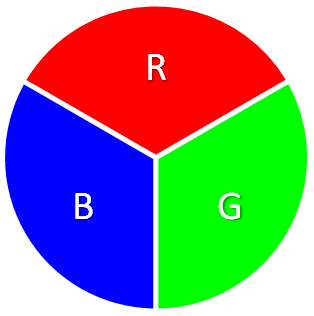
#> input picture 02_DIP/02_Image/exercises_14/dataset/images/colors.png, 314 x 316 px
$ jupyter execute --allow-errors rgb0.ipynb
#> lines starting #> are read from the running program, lines starting #| are printed output that depends on the picture
[cell 1]
import numpy as np
import matplotlib.pyplot as plt
import cv2
import matplotlib.image as mpimg

red = np.full((50, 50), 50, dtype=np.uint8)
green = np.full((50, 50), 100, dtype=np.uint8)
blue = np.full((50, 50), 150, dtype=np.uint8)

[cell 2]
red

[cell 3]
green

[cell 4]
blue

[cell 5]
img_rgb = np.dstack((red,green,blue))
img_bgr = np.dstack((blue,green,red))

[cell 6]
plt.imshow(img_rgb)
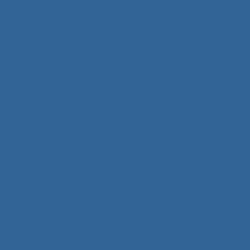
#> shown: shape (50, 50, 3) (shown 5 times larger); mean R, G, B 50, 100, 150

[cell 7]
plt.imshow(img_bgr)
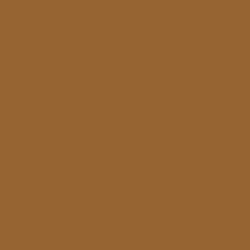
#> shown: shape (50, 50, 3) (shown 5 times larger); mean R, G, B 150, 100, 50

[cell 8]
mpimg.imsave('img_rgb.jpg',img_rgb)
mpimg.imsave('img_bgr.jpg',img_bgr)

[cell 9]
#img_rgb_cv = cv2.imread('img_rgb.jpg', cv2.IMREAD_UNCHANGED)
img_rgb_cv = cv2.imread('colors.png', cv2.IMREAD_UNCHANGED)
#> img_rgb_cv is the input picture: shape (316, 314, 3); mean B, G, R 137.2, 137.5, 137.5

img_bgr_cv = cv2.imread('img_bgr.jpg', cv2.IMREAD_UNCHANGED)

[cell 10]
img_rgb_cv_red = img_rgb_cv[:, :, 0] #FORMER BLUE!
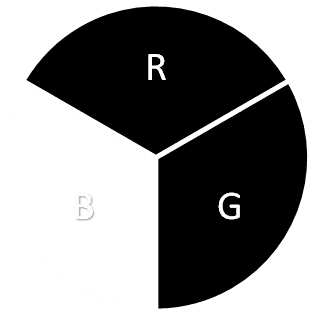
#> img_rgb_cv_red: shape (316, 314); min 0, max 255, mean 137.2

#> (a cell that did not finish here is left out)

#> (a cell that did not finish here is left out)

[cell 13]
print(img_bgr_cv[:, :, 0])   #Former Red
#> (printed output is left out)

[cell 14]
print(img_bgr_cv[:, :, 1])   #Former Green
#> (printed output is left out)

[cell 15]
print(img_bgr_cv[:, :, 2])   #Former Blue
#> (printed output is left out)

[cell 16]
gray_rgb = cv2.cvtColor(img_rgb_cv, cv2.COLOR_BGR2GRAY)
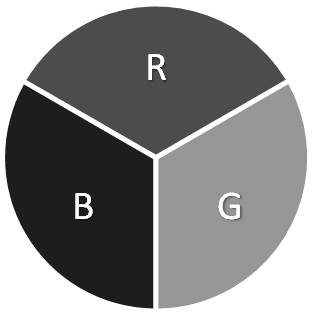
#> gray_rgb: shape (316, 314); min 21, max 255, mean 137.5
gray_bgr = cv2.cvtColor(img_bgr_cv, cv2.COLOR_RGB2GRAY)
#> gray_bgr: shape (50, 50); every value is 91
